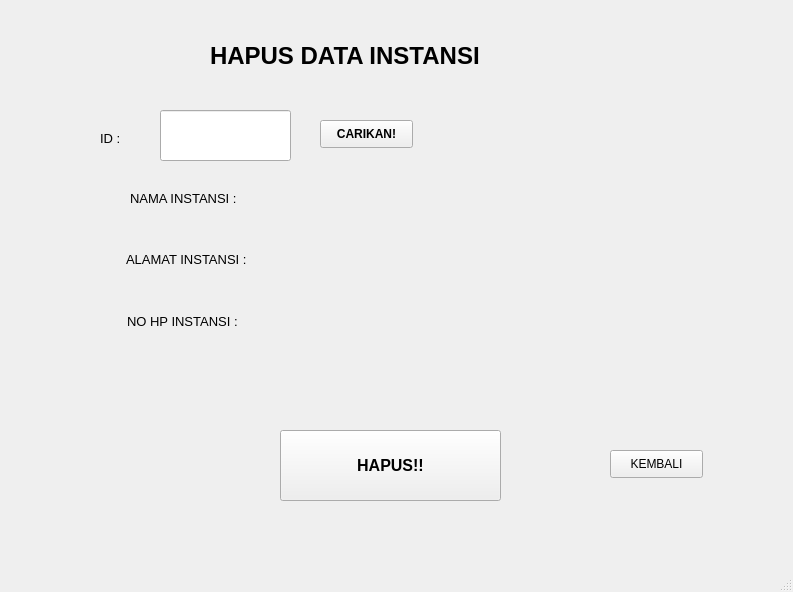
<?xml version="1.0" encoding="UTF-8"?>
<ui version="4.0">
 <class>MainWindow</class>
 <widget class="QMainWindow" name="MainWindow">
  <property name="geometry">
   <rect>
    <x>0</x>
    <y>0</y>
    <width>793</width>
    <height>592</height>
   </rect>
  </property>
  <property name="windowTitle">
   <string>MainWindow</string>
  </property>
  <widget class="QWidget" name="centralwidget">
   <widget class="QLineEdit" name="lineEdit_nim">
    <property name="geometry">
     <rect>
      <x>160</x>
      <y>110</y>
      <width>131</width>
      <height>51</height>
     </rect>
    </property>
    <property name="font">
     <font>
      <pointsize>10</pointsize>
      <weight>75</weight>
      <bold>true</bold>
     </font>
    </property>
    <property name="text">
     <string/>
    </property>
   </widget>
   <widget class="QLabel" name="label_5">
    <property name="geometry">
     <rect>
      <x>126</x>
      <y>251</y>
      <width>211</width>
      <height>16</height>
     </rect>
    </property>
    <property name="font">
     <font>
      <pointsize>10</pointsize>
     </font>
    </property>
    <property name="text">
     <string>ALAMAT INSTANSI :</string>
    </property>
   </widget>
   <widget class="QLabel" name="label_2">
    <property name="geometry">
     <rect>
      <x>100</x>
      <y>130</y>
      <width>81</width>
      <height>16</height>
     </rect>
    </property>
    <property name="font">
     <font>
      <pointsize>10</pointsize>
     </font>
    </property>
    <property name="text">
     <string>ID :</string>
    </property>
   </widget>
   <widget class="QPushButton" name="btn_hapus">
    <property name="geometry">
     <rect>
      <x>280</x>
      <y>430</y>
      <width>221</width>
      <height>71</height>
     </rect>
    </property>
    <property name="font">
     <font>
      <pointsize>12</pointsize>
      <weight>75</weight>
      <bold>true</bold>
     </font>
    </property>
    <property name="text">
     <string>HAPUS!!</string>
    </property>
   </widget>
   <widget class="QLabel" name="label">
    <property name="geometry">
     <rect>
      <x>210</x>
      <y>40</y>
      <width>411</width>
      <height>31</height>
     </rect>
    </property>
    <property name="font">
     <font>
      <pointsize>18</pointsize>
      <weight>75</weight>
      <bold>true</bold>
     </font>
    </property>
    <property name="text">
     <string>HAPUS DATA INSTANSI</string>
    </property>
   </widget>
   <widget class="QPushButton" name="btn_cari">
    <property name="geometry">
     <rect>
      <x>320</x>
      <y>120</y>
      <width>93</width>
      <height>28</height>
     </rect>
    </property>
    <property name="font">
     <font>
      <weight>75</weight>
      <bold>true</bold>
     </font>
    </property>
    <property name="text">
     <string>CARIKAN!</string>
    </property>
   </widget>
   <widget class="QLabel" name="label_6">
    <property name="geometry">
     <rect>
      <x>127</x>
      <y>313</y>
      <width>171</width>
      <height>16</height>
     </rect>
    </property>
    <property name="font">
     <font>
      <pointsize>10</pointsize>
     </font>
    </property>
    <property name="text">
     <string>NO HP INSTANSI :</string>
    </property>
   </widget>
   <widget class="QLabel" name="label_3">
    <property name="geometry">
     <rect>
      <x>130</x>
      <y>190</y>
      <width>161</width>
      <height>16</height>
     </rect>
    </property>
    <property name="font">
     <font>
      <pointsize>10</pointsize>
     </font>
    </property>
    <property name="text">
     <string>NAMA INSTANSI :</string>
    </property>
   </widget>
   <widget class="QLabel" name="label_nama">
    <property name="geometry">
     <rect>
      <x>130</x>
      <y>220</y>
      <width>441</width>
      <height>16</height>
     </rect>
    </property>
    <property name="text">
     <string/>
    </property>
   </widget>
   <widget class="QLabel" name="label_alamat">
    <property name="geometry">
     <rect>
      <x>128</x>
      <y>278</y>
      <width>441</width>
      <height>24</height>
     </rect>
    </property>
    <property name="text">
     <string/>
    </property>
   </widget>
   <widget class="QLabel" name="label_nohp">
    <property name="geometry">
     <rect>
      <x>127</x>
      <y>340</y>
      <width>441</width>
      <height>26</height>
     </rect>
    </property>
    <property name="text">
     <string/>
    </property>
   </widget>
   <widget class="QPushButton" name="btn_kembali">
    <property name="geometry">
     <rect>
      <x>610</x>
      <y>450</y>
      <width>93</width>
      <height>28</height>
     </rect>
    </property>
    <property name="text">
     <string>KEMBALI</string>
    </property>
   </widget>
  </widget>
  <widget class="QMenuBar" name="menubar">
   <property name="geometry">
    <rect>
     <x>0</x>
     <y>0</y>
     <width>793</width>
     <height>26</height>
    </rect>
   </property>
  </widget>
  <widget class="QStatusBar" name="statusbar"/>
 </widget>
 <resources/>
 <connections/>
</ui>
